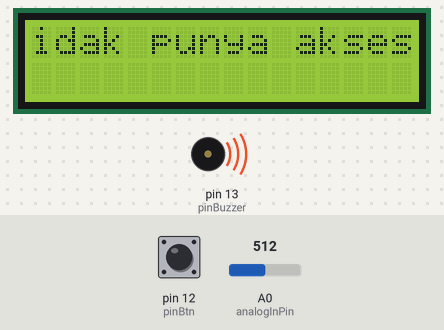
Bench run of a sketch on a simulated Arduino Uno, built with avr-gcc and run on an emulated ATmega328P. Shown: 16×2 character LCD, buzzer (waves = sounding, pin HIGH). The inputs (shaded band) are chosen by the test bench; at power-on: pin 12 (pinBtn) HIGH, A0 (analogInPin) = 512. What the sketch prints to the serial monitor is not drawn.

Above: at 3.2 s.
3.3 s: pin 12 (pinBtn) pulled LOW for 1.6 s
At 4.0 s:
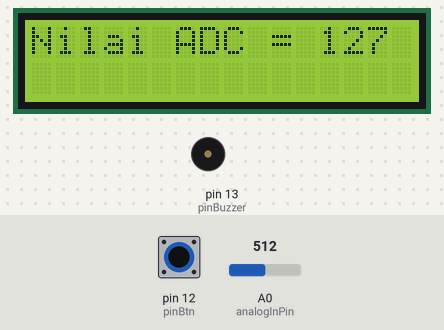
6.4 s: A0 (analogInPin) set to 0
At 7.8 s:
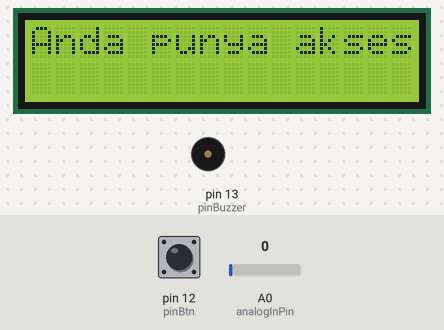
8.2 s: A0 (analogInPin) set to 16
At 9.4 s:
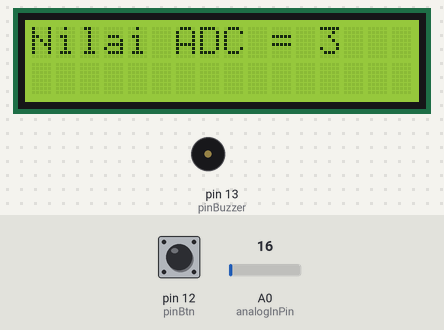
10.1 s: pin 12 (pinBtn) pulled LOW for 1.6 s
At 10.27 s:
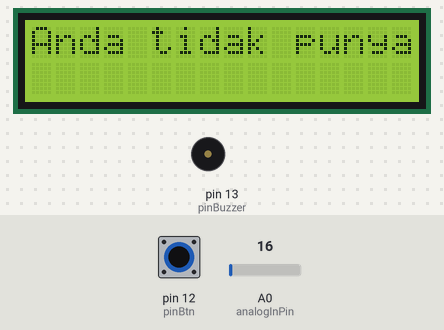
13.2 s: pin 12 (pinBtn) pulled LOW for 3.2 s
At 14.9 s:
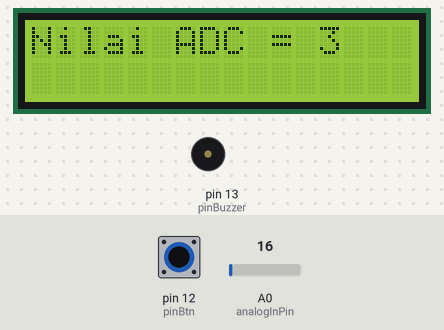
17.9 s: A0 (analogInPin) set to 122
At 18.9 s:
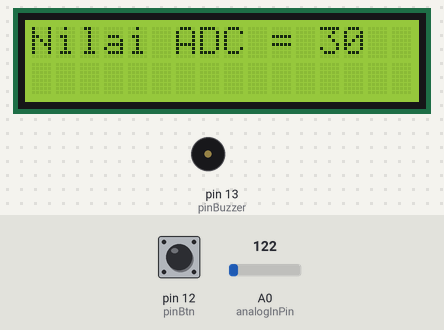
Timing chart, 0 to 20.7 s (numbered marks = the images above; inputs shaded):
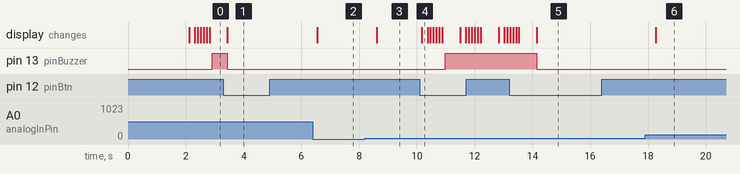

The sketch:

No3.ino
```cpp
#include <LiquidCrystal_I2C.h>

LiquidCrystal_I2C lcd(0x20, 16,2);

int analogInPin = A0;
int sensorValue = 0;
int outputValue = 0;

int pinBtn = 12;
int pinBuzzer = 13;

int stateBtn, stateSensor;
int stateBtnLast=LOW;
int stateBuzzerLast = LOW;

void setup() {
  Serial.begin(9600);
  pinMode(pinBtn, INPUT_PULLUP);
  pinMode(pinBuzzer, OUTPUT);
  // lcd
  lcd.init();
  lcd.backlight();

  lcd.print("Akses Potensio");
  lcd.setCursor(0,1);
  lcd.print("By: Raditya Ari");

  delay(2000);
  lcd.clear();
}

void loop() {
  sensorValue = analogRead(analogInPin);
  outputValue = map(sensorValue , 0, 1023, 0, 255);

  int readBtn = digitalRead(pinBtn);
  int readSensor = sensorValue;

  if(readBtn != stateBtn){
    stateBtn = readBtn;
    if(stateBtn == LOW){
      stateBtnLast = !stateBtnLast;
    }
    // serial monitor
    Serial.println("Kondidi button = " + String(stateBtnLast));
  }

  // jika potensio terdapat nilai
  if(readSensor > 0){
    if(stateBtnLast != HIGH){
      stateBuzzerLast = HIGH;
      displayAkses();
    }
    else{
      displayADC();
      stateBuzzerLast = LOW;
      Serial.println("ADC = "+String(outputValue));
    }
    setBuzzer(stateBuzzerLast);
  }

  // jika potensio 0
  else if(readSensor == 0){
    stateBuzzerLast = LOW;
    // jika kondisi pin btn HIGH
    if(stateBtnLast == HIGH){
      lcd.clear();
      lcd.print("Anda punya akses");
    }
    // jika kondisi pin btn LOW
    else{
      displayAkses();
    }
    setBuzzer(stateBuzzerLast);
  }

  delay(500);
}

// untuk onOff Buzzer
void setBuzzer(bool i){
  digitalWrite(pinBuzzer, i);
}

// untuk menampilkan nilai ADC pada lcd
void displayADC(){
  lcd.clear();
  lcd.print("Nilai ADC = "+String(outputValue));
  Serial.println("Nilai ADC = "+String(outputValue));
}

// untuk menampilkan tidak punya akses
void displayAkses(){
  lcd.clear();
  lcd.print("Anda tidak punya akses");
  delay(200);
  for(int c=0; c<6;c++){
    lcd.scrollDisplayLeft(); // menggeser tampilan lcd ke kiri
    delay(100);
  }
}
```

Measured:
- after the input at 3.3 s, pin 13 (pinBuzzer): HIGH → LOW after 0.14 s; the display: changes after 0.14 s (image 1)
- after the input at 6.4 s, the display: changes after 0.15 s (image 2)
- after the input at 8.2 s, the display: changes after 0.42 s (image 3)
- after the input at 10.1 s, pin 13 (pinBuzzer): LOW → HIGH after 0.88 s; the display: changes after 0.07 s (image 4)
- after the input at 13.2 s, pin 13 (pinBuzzer): HIGH → LOW after 0.95 s; the display: first differs from a run without the input after 0.95 s (image 5)
- after the input at 17.9 s, the display: changes after 0.37 s (image 6)
